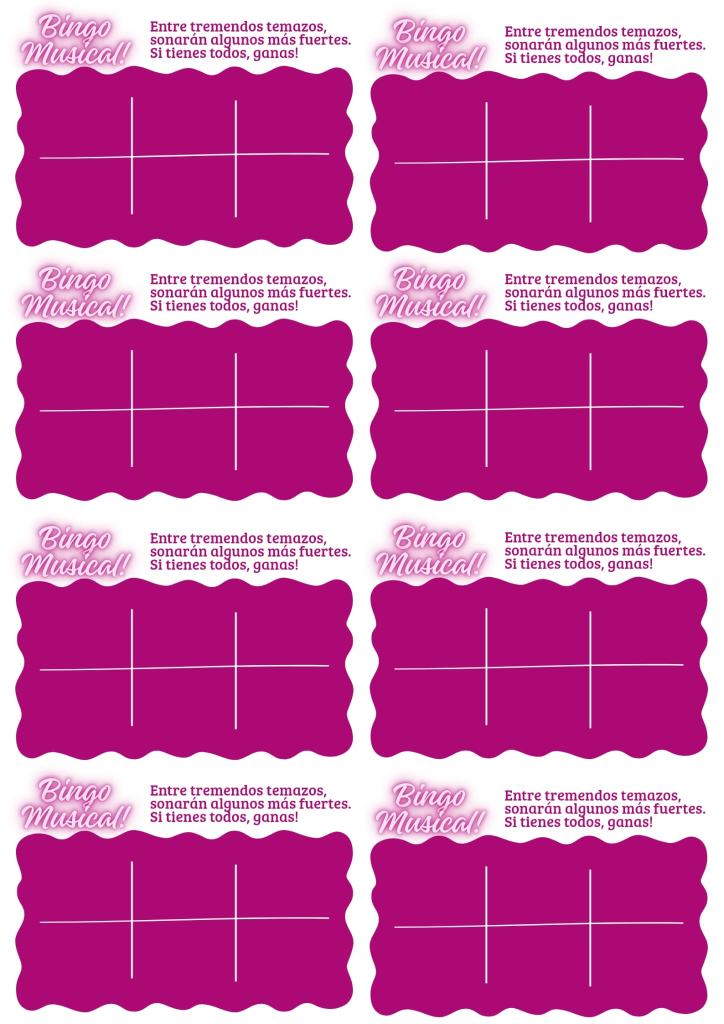
#> input picture template.jpg, 1447 x 2048 px (shown at 1/2 size)
$ python add_text_to_image.py
#> lines starting #> are read from the running program, lines starting #| are printed output that depends on the picture
from PIL import Image, ImageDraw, ImageFont
import os

# Load the image
template_path = "template.jpg"
output_path = "template_with_text.jpg"
image = Image.open(template_path)
#> image is the input picture: PIL image 1447x2048 RGB; mean R, G, B 200.1, 94.7, 164.1

draw = ImageDraw.Draw(image)


# Define grid parameters
cols = 2
rows = 4
cell_texts = [f"Cell {i+1}" for i in range(cols * rows)]  # Replace with your own text list if needed

# Get image size
img_width, img_height = image.size
#> img_width = 1447; img_height = 2048
cell_width = img_width // cols
#> cell_width = 723
cell_height = img_height // rows
#> cell_height = 512


# Load a TrueType font with a larger size
font_path = "arial.ttf"  # You can use any TTF font available on your system
font_size = 48  # Increase this value for even bigger text
font = ImageFont.truetype(font_path, font_size)

# Write text in the center of each cell


for idx, text in enumerate(cell_texts):
	col = idx % cols
	row = idx // cols
	x0 = col * cell_width
	y0 = row * cell_height


	# Draw the cell bounding box with much thicker lines (green)
	draw.rectangle([x0, y0, x0 + cell_width, y0 + cell_height], outline=(0, 255, 0), width=10)


	# Editable parameters for blue inner rectangle (in pixels)
	blue_x_offset = 45   # pixels from left edge of cell
	blue_y_offset = 140   # pixels from top edge of cell
	blue_width = 650      # width in pixels
	blue_height = 330     # height in pixels

	inner_x0 = x0 + blue_x_offset
	inner_y0 = y0 + blue_y_offset
	inner_x1 = inner_x0 + blue_width
	inner_y1 = inner_y0 + blue_height
	draw.rectangle([inner_x0, inner_y0, inner_x1, inner_y1], outline=(0, 0, 255), width=6)

	# Calculate inner cell sizes
	inner_cols = 3
	inner_rows = 2
	inner_cell_width = (inner_x1 - inner_x0) // inner_cols
	inner_cell_height = (inner_y1 - inner_y0) // inner_rows

	# Draw vertical red lines
	for i in range(1, inner_cols):
		x = inner_x0 + i * inner_cell_width
		draw.line([(x, inner_y0), (x, inner_y1)], fill=(255, 0, 0), width=6)
	# Draw horizontal red lines
	for j in range(1, inner_rows):
		y = inner_y0 + j * inner_cell_height
		draw.line([(inner_x0, y), (inner_x1, y)], fill=(255, 0, 0), width=6)

	# Add text to each red table cell (2 rows x 3 columns = 6 cells per main cell)
	inner_cell_texts = [f"R{r+1}C{c+1}" for r in range(inner_rows) for c in range(inner_cols)]

	for inner_idx, inner_text in enumerate(inner_cell_texts):
		inner_col = inner_idx % inner_cols
		inner_row = inner_idx // inner_cols

		# Calculate position of this inner cell
		inner_cell_x0 = inner_x0 + inner_col * inner_cell_width
		inner_cell_y0 = inner_y0 + inner_row * inner_cell_height
		inner_cell_x1 = inner_cell_x0 + inner_cell_width
		inner_cell_y1 = inner_cell_y0 + inner_cell_height

		# Dynamically find the largest font size that fits in the inner cell
		max_font_size = 10
		max_possible_size = min(inner_cell_width, inner_cell_height) // 2
		for size in range(10, max_possible_size, 2):
			test_font = ImageFont.truetype(font_path, size)
			bbox = test_font.getbbox(inner_text)
			text_width = bbox[2] - bbox[0]
			text_height = bbox[3] - bbox[1]
			# Add some padding by checking against 80% of cell size
			if text_width < inner_cell_width * 0.8 and text_height < inner_cell_height * 0.8:
				max_font_size = size
			else:
				break

		# Use the largest fitting font size
		final_font = ImageFont.truetype(font_path, max_font_size)
		bbox = final_font.getbbox(inner_text)
		text_width = bbox[2] - bbox[0]
		text_height = bbox[3] - bbox[1]

		# Center the text in the inner cell
		text_x = inner_cell_x0 + (inner_cell_width - text_width) // 2
		text_y = inner_cell_y0 + (inner_cell_height - text_height) // 2

		draw.text((text_x, text_y), inner_text, font=final_font, fill=(255, 255, 255))


# (Grid text drawing is now handled above)


# Save the new image
image.save(output_path)
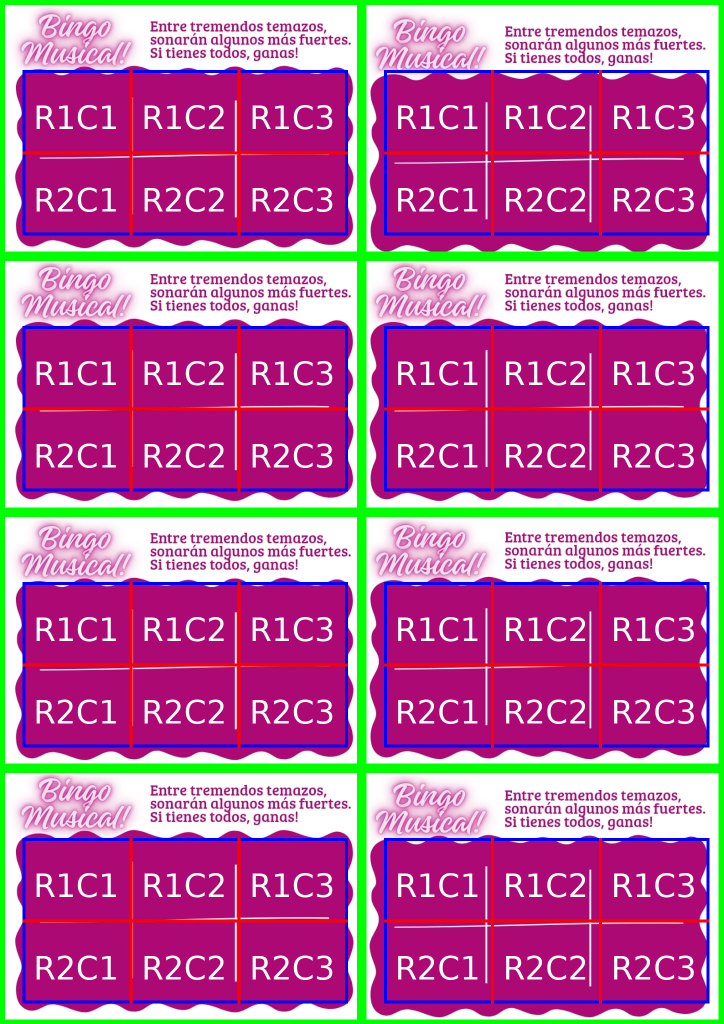
#> saved as template_with_text.jpg: PIL image 1447x2048 RGB (shown at 1/2 size); mean R, G, B 182.9, 101.3, 153.9
print(f"Text added and saved to {output_path}")

# Show the processed image for quick viewing (Windows)
try:
    os.startfile(output_path)
except Exception as e:
    print(f"Could not open image automatically: {e}")
